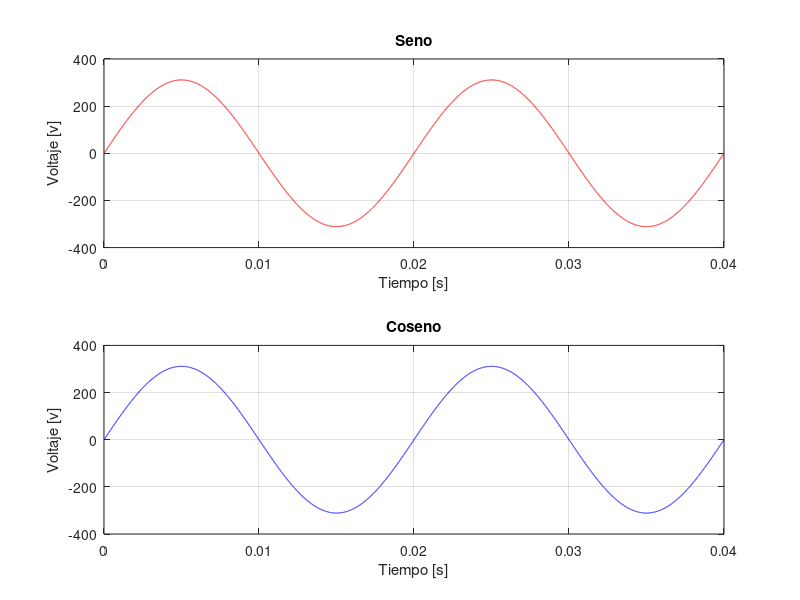

The MATLAB source for this figure:
%Parámetros
A = 220*sqrt(2);
f = 50;
phi = -pi/2;
t = linspace(0,4e-2,1e+4);
y1 = A*sin(2*pi*f*t);
y2 = A*cos(2*pi*f*t+phi);
%Figuras
figure(1)
subplot(2,1,1)
plot(t, y1, 'r') 
title('Seno')
xlabel('Tiempo [s]')
ylabel('Voltaje [v]')
grid('on')
subplot(2,1,2)
plot(t, y2, 'b')
title('Coseno')
xlabel('Tiempo [s]')
ylabel('Voltaje [v]')
grid('on')

